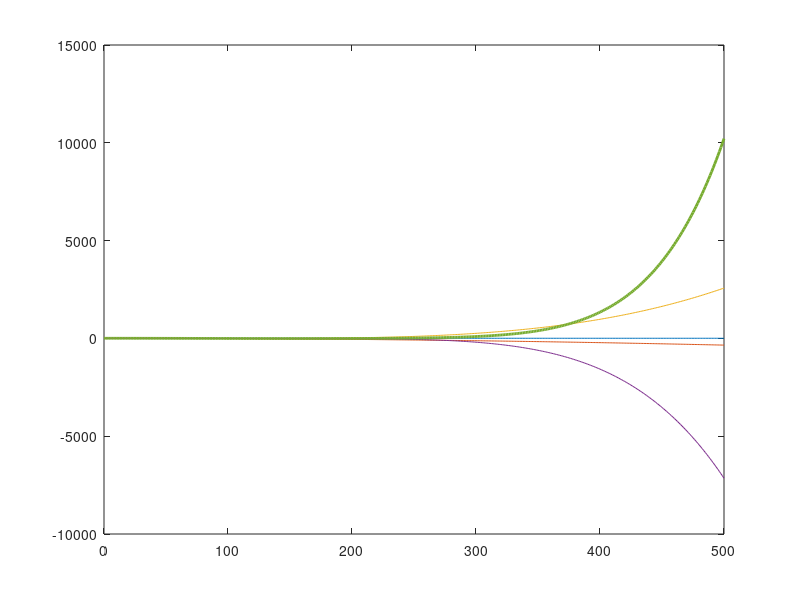

Source code (MATLAB): (Note: this script raises an error after producing the figure.)
% Saad Malik
% ECE 202 - Project 1 
% Phase 2
% Power Series Expansion of the function f(t) = Acos(wt) = 7cos(20t) with
% additional changes to the script to make it more robust, particularly in
% terms of axis labels, legend, and font sizes

clear
clf

format ShortG

n = 0:5; % Total Number on Non-Zero Coefficients to plot (6 in this case)

N = 400;
tms = linspace(0,500,N+1); % Total number of values for t, in ms
t = tms/1000; % Converts time t to milliseconds for effective calculations

a_n = (((-1).^n).*7.*(20.^(2*n)))./factorial(2.*n); % General expression to
% obtain value of non-zero coefficient for the function where n starts from
% zero

% The collective 6 functions to plot (for non-zero coefficients)
f1 = a_n(1).*t.^(2.*n(1));
f2 = f1 + a_n(2).*t.^(2.*n(2));
f3 = f2 + a_n(3).*t.^(2.*n(3));
f4 = f3 + a_n(4).*t.^(2.*n(4));
f5 = f4 + a_n(5).*t.^(2.*n(5));
f6 = f5 + a_n(6).*t.^(2.*n(6));

p1 = plot(tms,f1,tms,f2,tms,f3,tms,f4,tms,f5, 'LineWidth', 2); 
% Plotting the first 5 functions with respect to t in ms
% We also define it as the variable p1 for use in legend
ax.FontSize = 16; % Set Font Size equivalent to 16 by default
title("ECE 202 - Project 1 Phase 2 - 6 Non-Zero Terms for function " + ...
    "in Truncated Power Series", 'FontSize', 12); % Title of graph
xlabel("Time t (milliseconds)", 'FontSize', 12); % Title of x axis
ylabel("Value of function f(t)", 'FontSize', 12); % Title of y axis
ylim([-10,10]); % Establishes an upper and lower y-axis limit

hold on % Allows us to add more graphs to the same plot
plot([0,500], [0,0], 'k', 'LineWidth', 1);
% Plotting the x-axis onto the same graph

hold on % Allows us to add more graphs to the same plot
p2 = plot(tms,f6, 'LineWidth', 4);
% Plotting the final function with respect to t in ms
% We define it as variable p2 for use in legend

hold off % We are finished adding graphs
ax = gca; ax.GridAlpha = 0.4; % Make the grid darker and more prominent
legend([p1;p2], 'f1:n=0', 'f2:n=2', 'f3:n=4', 'f4:n=6', 'f5:n=8', ...
    'f6:n=10', 'Location', 'eastoutside') % Adding an effective legend
grid on;

n_value = [0; 2; 4; 6; 8; 10;]; 
% Values of n for which coefficients are calculated
coefficient = [a_n(1); a_n(2); a_n(3); a_n(4); a_n(5); a_n(6);];
% The coefficient respective to a value of n
T = table(n_value, coefficient);
% Define a variable as a table to be displayed ahead
disp(T) % Table displayed 

